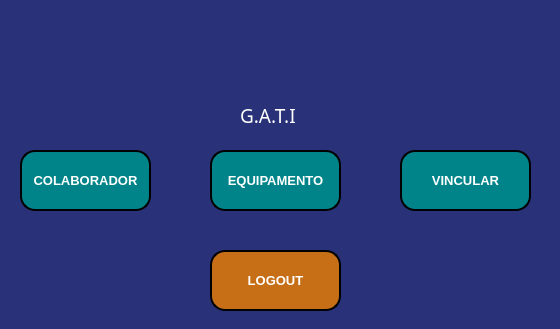
<?xml version="1.0" encoding="UTF-8"?>
<ui version="4.0">
 <class>MainWindow</class>
 <widget class="QMainWindow" name="MainWindow">
  <property name="geometry">
   <rect>
    <x>0</x>
    <y>0</y>
    <width>560</width>
    <height>329</height>
   </rect>
  </property>
  <property name="windowTitle">
   <string>MainWindow</string>
  </property>
  <property name="styleSheet">
   <string notr="true">background-color: rgb(41, 50, 120);</string>
  </property>
  <widget class="QWidget" name="centralwidget">
   <widget class="QLabel" name="label">
    <property name="geometry">
     <rect>
      <x>240</x>
      <y>100</y>
      <width>71</width>
      <height>31</height>
     </rect>
    </property>
    <property name="font">
     <font>
      <family>Fast Hand</family>
      <pointsize>14</pointsize>
      <bold>false</bold>
     </font>
    </property>
    <property name="styleSheet">
     <string notr="true">color: rgb(255, 255, 255);</string>
    </property>
    <property name="text">
     <string>G.A.T.I</string>
    </property>
   </widget>
   <widget class="QPushButton" name="pushButton">
    <property name="geometry">
     <rect>
      <x>400</x>
      <y>150</y>
      <width>131</width>
      <height>61</height>
     </rect>
    </property>
    <property name="font">
     <font>
      <pointsize>10</pointsize>
      <bold>true</bold>
     </font>
    </property>
    <property name="styleSheet">
     <string notr="true">background-color: rgb(0, 132, 137);
color: rgb(255, 255, 255);
border-style: outset;
border-width: 2px;
border-radius: 15px;
border-color: black;</string>
    </property>
    <property name="text">
     <string>VINCULAR</string>
    </property>
   </widget>
   <widget class="QPushButton" name="pushButton_2">
    <property name="geometry">
     <rect>
      <x>210</x>
      <y>150</y>
      <width>131</width>
      <height>61</height>
     </rect>
    </property>
    <property name="font">
     <font>
      <pointsize>10</pointsize>
      <bold>true</bold>
     </font>
    </property>
    <property name="styleSheet">
     <string notr="true">background-color: rgb(0, 132, 137);
color: rgb(255, 255, 255);
border-style: outset;
border-width: 2px;
border-radius: 15px;
border-color: black;</string>
    </property>
    <property name="text">
     <string>EQUIPAMENTO</string>
    </property>
   </widget>
   <widget class="QPushButton" name="pushButton_3">
    <property name="geometry">
     <rect>
      <x>20</x>
      <y>150</y>
      <width>131</width>
      <height>61</height>
     </rect>
    </property>
    <property name="font">
     <font>
      <pointsize>10</pointsize>
      <bold>true</bold>
     </font>
    </property>
    <property name="styleSheet">
     <string notr="true">background-color: rgb(0, 132, 137);
color: rgb(255, 255, 255);
border-style: outset;
border-width: 2px;
border-radius: 15px;
border-color: black;</string>
    </property>
    <property name="text">
     <string>COLABORADOR</string>
    </property>
   </widget>
   <widget class="QLabel" name="label_2">
    <property name="geometry">
     <rect>
      <x>220</x>
      <y>20</y>
      <width>101</width>
      <height>81</height>
     </rect>
    </property>
    <property name="text">
     <string/>
    </property>
    <property name="pixmap">
     <pixmap>disdal (1).png</pixmap>
    </property>
   </widget>
   <widget class="QPushButton" name="pushButton_4">
    <property name="geometry">
     <rect>
      <x>210</x>
      <y>250</y>
      <width>131</width>
      <height>61</height>
     </rect>
    </property>
    <property name="font">
     <font>
      <pointsize>10</pointsize>
      <bold>true</bold>
     </font>
    </property>
    <property name="styleSheet">
     <string notr="true">background-color: rgb(199, 111, 23);
color: rgb(255, 255, 255);
border-style: outset;
border-width: 2px;
border-radius: 15px;
border-color: black;</string>
    </property>
    <property name="text">
     <string>LOGOUT</string>
    </property>
   </widget>
  </widget>
 </widget>
 <resources/>
 <connections/>
</ui>
